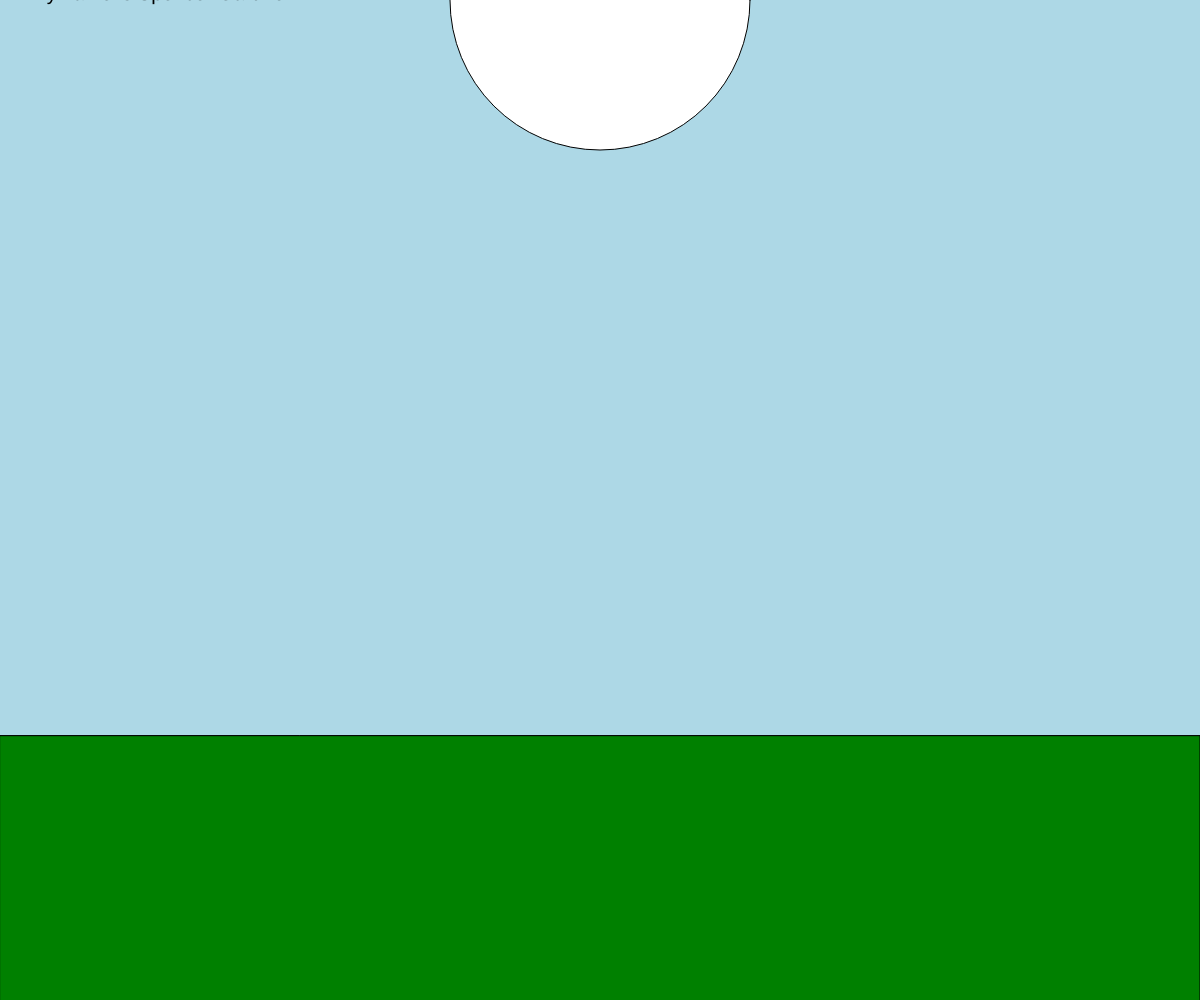
Frame 1 (no input)
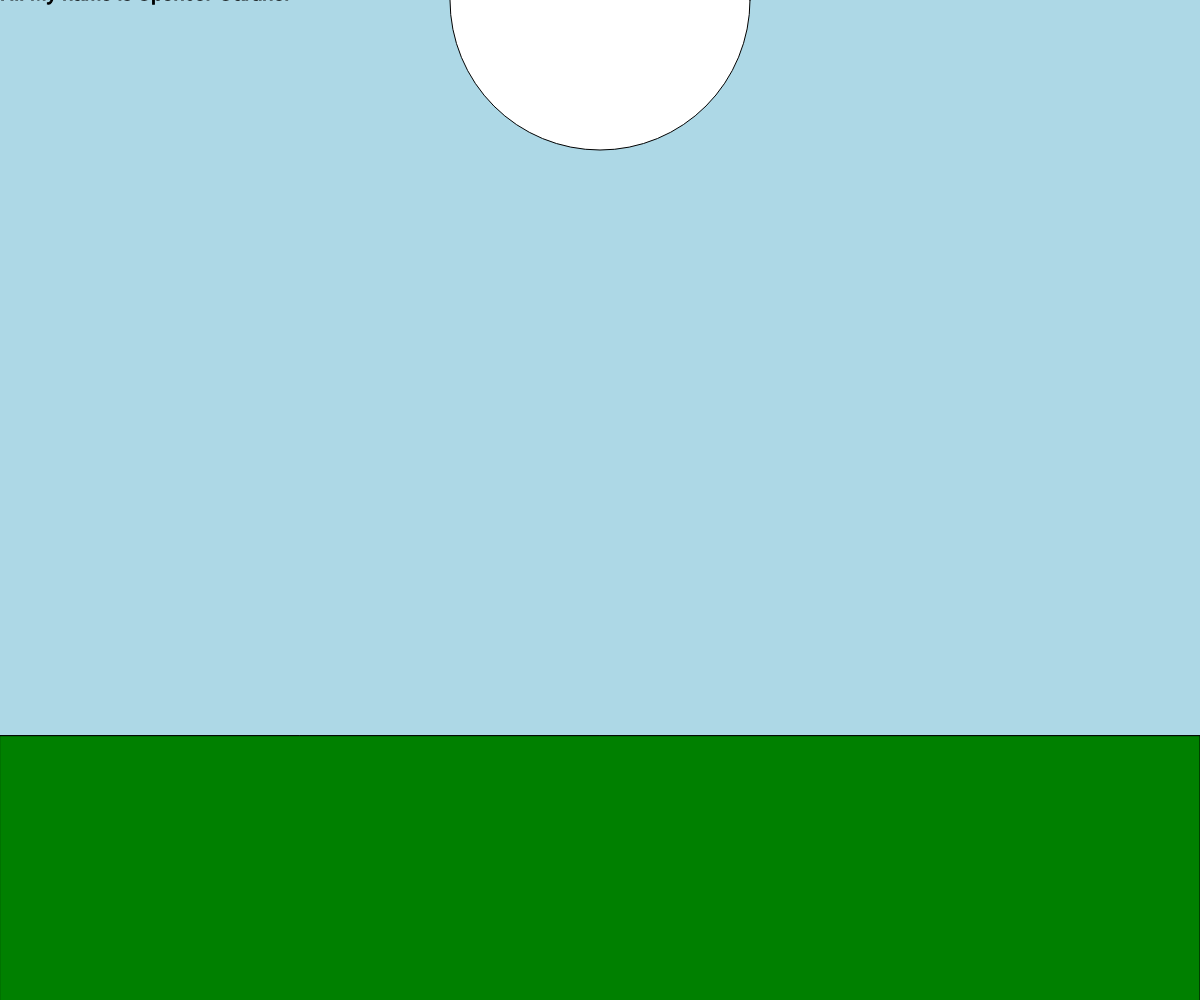
Frame 60 (no input)
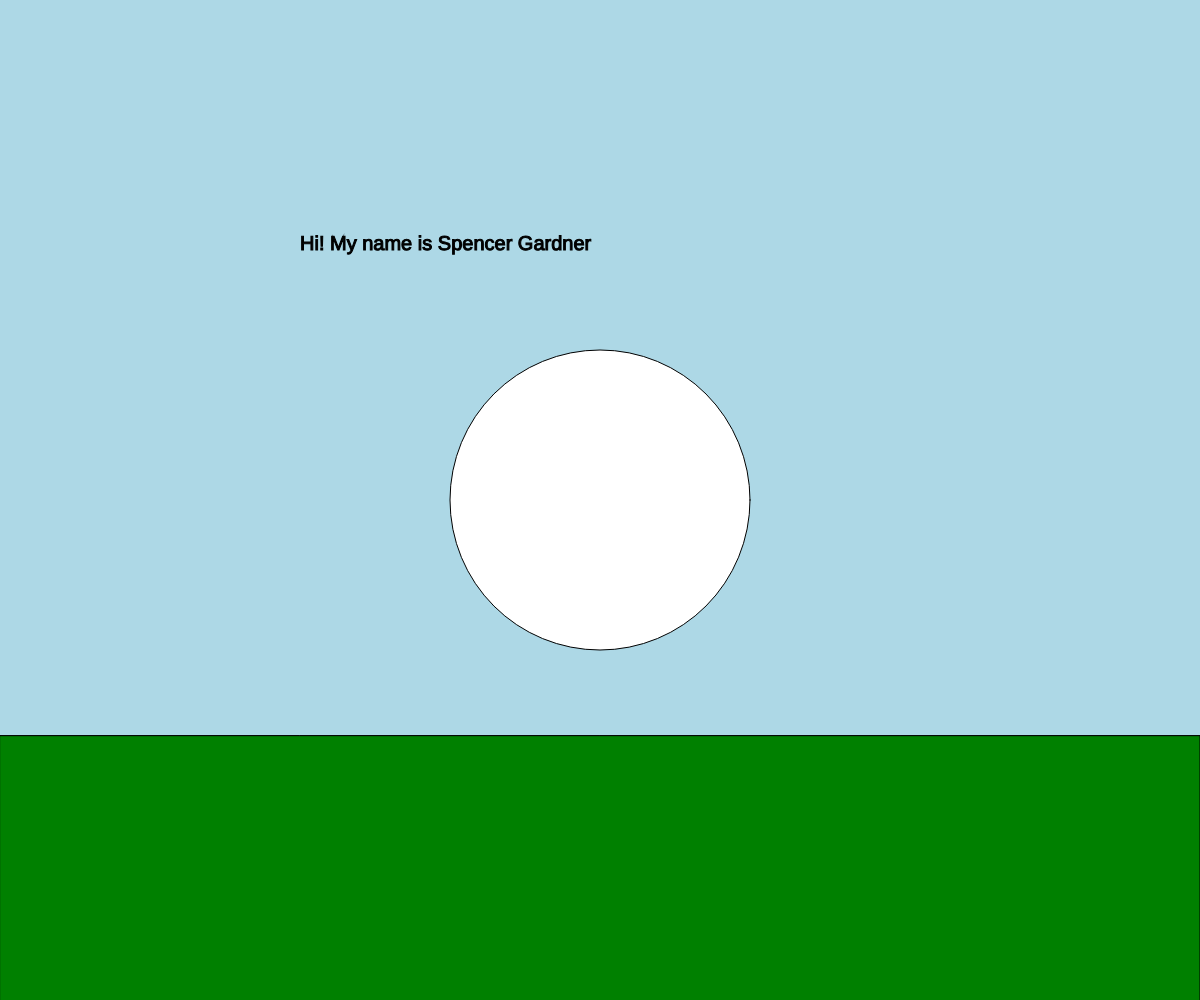
Frame 120 (the mouse pressed at the canvas centre since frame 60)

The p5.js sketch that drew these frames (run headless with seeded random() and noise() and a simulated clock; from frame 60 on, the mouse is pressed at the canvas centre):

// p5.js sketch
// ── sketch.js
//custom variables for y-coordinate of sun & horizon
let shapeHeight;

let horizon ;
function setup() {
  createCanvas(windowWidth,windowHeight);
  horizon =height/1.35928;
}

function draw() {

  //shape follows y-coordinate of mouse
  shapeHeight = mouseY;
  currentWidth = mouseX;

  //light blue background if the shape is above horizon

  //with if-else statement
  if (shapeHeight < horizon) {
    background("lightblue"); // blue if above horizon
    
  } else {
    background("purple"); // grey if below horizon
  }

  //sun
  fill("white");
  
  ellipse(width / 2, shapeHeight, width / 4);
  textSize(20);
  fill("black");
  text('Hi! My name is Spencer Gardner', currentWidth/2, shapeHeight/2);
  


  // draw line for horizon
  stroke('black');
  line(0,horizon,width,horizon);

  //grass

  fill("green");

  rect(0, horizon, width, height);

}



function windowResized() {
  resizeCanvas(windowWidth, windowHeight);
  horizon = height / 2; 
}
